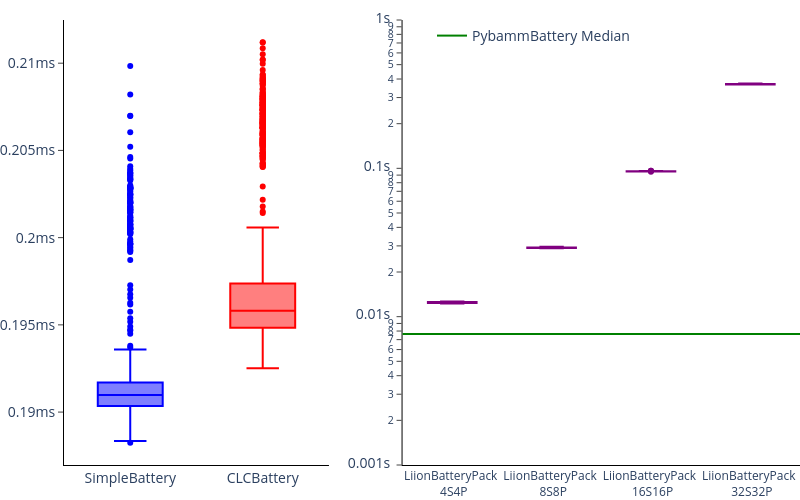

The notebook cell this image was saved under:
### Code cell
batteries = ["SimpleBattery", "CLCBattery", "PybammBattery", "LiionBatteryPack"]
colors = ["blue", "red", "green", "purple"]
fig = make_subplots(rows=1, cols=2, column_widths=[0.4, 0.6])
for battery, color in zip(batteries[:2], colors[:2]):
    df = pd.read_csv(f"results/Times_{battery}_16.csv")
    fig.add_trace(
        go.Box(y=df.iloc[:,0] * 1000, line_color=color, name=battery, showlegend=False), row=1, col=1
    )
for number_of_cells in [4, 8, 16, 32]:
    df = pd.read_csv(f"results/Times_LiionBatteryPack_{number_of_cells}.csv")
    fig.add_trace(
        go.Box(y=df.iloc[:,0], line_color="purple", name=f"LiionBatteryPack <br> {number_of_cells}S{number_of_cells}P", showlegend=False), row=1, col=2
    )
pybamm_median = np.median(np.loadtxt("results/Times_PybammBattery_16.csv"))
fig.add_shape(
    showlegend=True,
    type="line",
    line_color="green",
    xref="x2 domain",
    x0=0,
    x1=1,
    y0=pybamm_median,
    y1=pybamm_median,
    name="PybammBattery Median",
    row=1,
    col=2
)
fig.update_layout(
    width=800,
    height=500,
    margin={"r": 0, "l": 0, "t": 20, "b": 0},
    paper_bgcolor="rgba(0,0,0,0)", plot_bgcolor="rgba(0,0,0,0)",
    legend={"x": 0.5, "y": 1, "yanchor": "top", "bgcolor": "rgba(0,0,0,0)"},
    font_size=14,
)
fig.update_yaxes(showline=True, linewidth=1, linecolor="black", ticks="outside", ticksuffix="ms")
fig.update_xaxes(showline=True, linewidth=1, linecolor="black")
fig.update_yaxes(type="log", range=[-3, 0], row=1, col=2, ticksuffix="s")
fig.update_xaxes(row=1, col=2, tickfont_size=12)
fig.write_image("../thesis/Images/runtime_analysis.pdf", "pdf")
fig.show()

### Figure 1 — Plotly figure (JSON) as saved in the notebook; plotly's stock layout.template omitted (floating-point values rounded to 4 significant figures; data arrays with more than 128 entries replaced by an {"elided": "..."} marker saying what was removed)
{"data": [{"line": {"color": "blue"}, "name": "SimpleBattery", "showlegend": false, "type": "box", "xaxis": "x", "y": {"elided": "999 float values"}, "yaxis": "y"}, {"line": {"color": "red"}, "name": "CLCBattery", "showlegend": false, "type": "box", "xaxis": "x", "y": {"elided": "999 float values"}, "yaxis": "y"}, {"line": {"color": "purple"}, "name": "LiionBatteryPack <br> 4S4P", "showlegend": false, "type": "box", "xaxis": "x2", "y": [0.01258, 0.0126, 0.01261, 0.0126, 0.01259, 0.0126, 0.01259, 0.01259, 0.01255, 0.01264, 0.01258, 0.0126, 0.01258, 0.0126, 0.01253, 0.01256, 0.01253, 0.01252, 0.01253, 0.01255, 0.01248, 0.01249, 0.01255, 0.01247, 0.01252, 0.01248, 0.0125, 0.01246, 0.01245, 0.01244, 0.01245, 0.01245, 0.01244, 0.01237, 0.01242, 0.01237, 0.01232, 0.01237, 0.01232, 0.01234, 0.01232, 0.01232, 0.01232, 0.01234, 0.01227, 0.01226, 0.01226, 0.01226, 0.01227], "yaxis": "y2"}, {"line": {"color": "purple"}, "name": "LiionBatteryPack <br> 8S8P", "showlegend": false, "type": "box", "xaxis": "x2", "y": [0.02951, 0.02944, 0.02946, 0.02959, 0.02944, 0.02944, 0.02943, 0.02941, 0.02942, 0.02931, 0.02935, 0.02936, 0.02925, 0.02926, 0.0292, 0.02928, 0.0292, 0.02922, 0.02923, 0.02925, 0.02919, 0.02921, 0.02915, 0.02921, 0.02919, 0.02922, 0.02917, 0.02923, 0.02916, 0.02915, 0.02915, 0.02912, 0.02901, 0.02904, 0.02898, 0.02898, 0.02896, 0.02901, 0.02895, 0.02892, 0.029, 0.02893, 0.02896, 0.02895, 0.02895, 0.02889, 0.02889, 0.02895, 0.02895], "yaxis": "y2"}, {"line": {"color": "purple"}, "name": "LiionBatteryPack <br> 16S16P", "showlegend": false, "type": "box", "xaxis": "x2", "y": [0.09605, 0.09613, 0.09606, 0.09623, 0.09591, 0.09566, 0.09564, 0.09564, 0.0956, 0.09552, 0.09533, 0.09553, 0.09537, 0.09544, 0.09567, 0.09545, 0.09604, 0.09543, 0.09564, 0.09567, 0.09537, 0.09549, 0.09581, 0.0954, 0.09551, 0.09558, 0.0955, 0.09555, 0.09557, 0.09559, 0.09538, 0.09544, 0.09536, 0.09528, 0.09535, 0.09534, 0.09528, 0.09512, 0.09508, 0.09538, 0.09525, 0.09515, 0.09534, 0.09534, 0.09526, 0.09537, 0.09503, 0.09509, 0.09474], "yaxis": "y2"}, {"line": {"color": "purple"}, "name": "LiionBatteryPack <br> 32S32P", "showlegend": false, "type": "box", "xaxis": "x2", "y": [0.3735, 0.3734, 0.3723, 0.3721, 0.371, 0.373, 0.3709, 0.3709, 0.3704, 0.3708, 0.3704, 0.3703, 0.3708, 0.3704, 0.3705, 0.371, 0.3698, 0.3692, 0.3696, 0.37, 0.3698, 0.3695, 0.3695, 0.3697, 0.3697, 0.3693, 0.3697, 0.3699, 0.3691, 0.3693, 0.3695, 0.3679, 0.3683, 0.3678, 0.3676, 0.3681, 0.368, 0.3677, 0.3679, 0.368, 0.3682, 0.3685, 0.3677, 0.3676, 0.3683, 0.3681, 0.3677, 0.3683, 0.3679], "yaxis": "y2"}], "layout": {"font": {"size": 14}, "height": 500, "legend": {"bgcolor": "rgba(0,0,0,0)", "x": 0.5, "y": 1, "yanchor": "top"}, "margin": {"b": 0, "l": 0, "r": 0, "t": 20}, "paper_bgcolor": "rgba(0,0,0,0)", "plot_bgcolor": "rgba(0,0,0,0)", "shapes": [{"line": {"color": "green"}, "name": "PybammBattery Median", "showlegend": true, "type": "line", "x0": 0, "x1": 1, "xref": "x2 domain", "y0": 0.007654, "y1": 0.007654, "yref": "y2"}], "width": 800, "xaxis": {"anchor": "y", "domain": [0, 0.36], "linecolor": "black", "linewidth": 1, "showline": true}, "xaxis2": {"anchor": "y2", "domain": [0.46, 1], "linecolor": "black", "linewidth": 1, "showline": true, "tickfont": {"size": 12}}, "yaxis": {"anchor": "x", "domain": [0, 1], "linecolor": "black", "linewidth": 1, "showline": true, "ticks": "outside", "ticksuffix": "ms"}, "yaxis2": {"anchor": "x2", "domain": [0, 1], "linecolor": "black", "linewidth": 1, "range": [-3, 0], "showline": true, "ticks": "outside", "ticksuffix": "s", "type": "log"}}}
